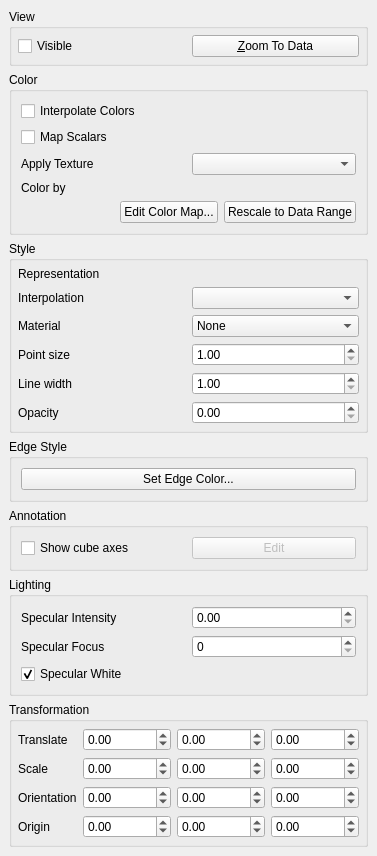
<ui version="4.0" >
 <class>pqDisplayProxyEditor</class>
 <widget class="QWidget" name="pqDisplayProxyEditor" >
  <property name="geometry" >
   <rect>
    <x>0</x>
    <y>0</y>
    <width>280</width>
    <height>767</height>
   </rect>
  </property>
  <property name="windowTitle" >
   <string>Form</string>
  </property>
  <layout class="QVBoxLayout" >
   <property name="margin" >
    <number>9</number>
   </property>
   <property name="spacing" >
    <number>6</number>
   </property>
   <item>
    <widget class="QGroupBox" name="ViewGroup" >
     <property name="title" >
      <string>View</string>
     </property>
     <layout class="QHBoxLayout" >
      <property name="margin" >
       <number>6</number>
      </property>
      <property name="spacing" >
       <number>6</number>
      </property>
      <item>
       <widget class="QCheckBox" name="ViewData" >
        <property name="toolTip" >
         <string>&lt;html>&lt;head>&lt;meta name="qrichtext" content="1" />&lt;/head>&lt;body style=" white-space: pre-wrap; font-family:Sans Serif; font-size:9pt; font-weight:400; font-style:normal; text-decoration:none;">&lt;p style=" margin-top:0px; margin-bottom:0px; margin-left:0px; margin-right:0px; -qt-block-indent:0; text-indent:0px;">Toggle visibility of this dataset's geometry.&lt;/p>&lt;/body>&lt;/html></string>
        </property>
        <property name="text" >
         <string>Visible</string>
        </property>
       </widget>
      </item>
      <item>
       <widget class="QPushButton" name="ViewZoomToData" >
        <property name="enabled" >
         <bool>true</bool>
        </property>
        <property name="toolTip" >
         <string>&lt;html>&lt;head>&lt;meta name="qrichtext" content="1" />&lt;/head>&lt;body style=" white-space: pre-wrap; font-family:Sans Serif; font-size:9pt; font-weight:400; font-style:normal; text-decoration:none;">&lt;p style=" margin-top:0px; margin-bottom:0px; margin-left:0px; margin-right:0px; -qt-block-indent:0; text-indent:0px;">Change the camera location to best fit the dataset in the view window.&lt;/p>&lt;/body>&lt;/html></string>
        </property>
        <property name="text" >
         <string>&amp;Zoom To Data</string>
        </property>
       </widget>
      </item>
     </layout>
    </widget>
   </item>
   <item>
    <widget class="QGroupBox" name="ColorGroup" >
     <property name="title" >
      <string>Color</string>
     </property>
     <layout class="QGridLayout" >
      <property name="margin" >
       <number>9</number>
      </property>
      <property name="spacing" >
       <number>6</number>
      </property>
      <item row="4" column="0" colspan="2" >
       <widget class="QStackedWidget" name="ColorButtonStack" >
        <property name="sizePolicy" >
         <sizepolicy>
          <hsizetype>3</hsizetype>
          <vsizetype>0</vsizetype>
          <horstretch>0</horstretch>
          <verstretch>0</verstretch>
         </sizepolicy>
        </property>
        <property name="currentIndex" >
         <number>0</number>
        </property>
        <widget class="QWidget" name="ColorMapPage" >
         <property name="sizePolicy" >
          <sizepolicy>
           <hsizetype>3</hsizetype>
           <vsizetype>0</vsizetype>
           <horstretch>0</horstretch>
           <verstretch>0</verstretch>
          </sizepolicy>
         </property>
         <layout class="QHBoxLayout" >
          <property name="margin" >
           <number>0</number>
          </property>
          <property name="spacing" >
           <number>6</number>
          </property>
          <item>
           <spacer>
            <property name="orientation" >
             <enum>Qt::Horizontal</enum>
            </property>
            <property name="sizeHint" >
             <size>
              <width>0</width>
              <height>20</height>
             </size>
            </property>
           </spacer>
          </item>
          <item>
           <widget class="QPushButton" name="EditColorMapButton" >
            <property name="text" >
             <string>Edit Color Map...</string>
            </property>
           </widget>
          </item>
          <item>
           <widget class="QPushButton" name="RescaleButton" >
            <property name="text" >
             <string>Rescale to Data Range</string>
            </property>
           </widget>
          </item>
         </layout>
        </widget>
        <widget class="QWidget" name="SolidColorPage" >
         <property name="sizePolicy" >
          <sizepolicy>
           <hsizetype>3</hsizetype>
           <vsizetype>0</vsizetype>
           <horstretch>0</horstretch>
           <verstretch>0</verstretch>
          </sizepolicy>
         </property>
         <layout class="QGridLayout" >
          <property name="margin" >
           <number>0</number>
          </property>
          <property name="spacing" >
           <number>6</number>
          </property>
          <item row="0" column="0" >
           <widget class="QLabel" name="label_21" >
            <property name="text" >
             <string/>
            </property>
            <property name="alignment" >
             <set>Qt::AlignLeading|Qt::AlignLeft|Qt::AlignVCenter</set>
            </property>
           </widget>
          </item>
          <item row="0" column="1" >
           <widget class="pqColorChooserButton" name="ColorActorColor" >
            <property name="enabled" >
             <bool>true</bool>
            </property>
            <property name="toolTip" >
             <string>&lt;html>&lt;head>&lt;meta name="qrichtext" content="1" />&lt;/head>&lt;body style=" white-space: pre-wrap; font-family:Sans Serif; font-size:9pt; font-weight:400; font-style:normal; text-decoration:none;">&lt;p style=" margin-top:0px; margin-bottom:0px; margin-left:0px; margin-right:0px; -qt-block-indent:0; text-indent:0px;">Edit the constant color for the geometry.&lt;/p>&lt;/body>&lt;/html></string>
            </property>
            <property name="text" >
             <string>Set Solid Color...</string>
            </property>
           </widget>
          </item>
         </layout>
        </widget>
       </widget>
      </item>
      <item row="1" column="0" colspan="2" >
       <widget class="QCheckBox" name="ColorMapScalars" >
        <property name="enabled" >
         <bool>true</bool>
        </property>
        <property name="toolTip" >
         <string>&lt;html>&lt;head>&lt;meta name="qrichtext" content="1" />&lt;/head>&lt;body style=" white-space: pre-wrap; font-family:Sans Serif; font-size:9pt; font-weight:400; font-style:normal; text-decoration:none;">&lt;p style=" margin-top:0px; margin-bottom:0px; margin-left:0px; margin-right:0px; -qt-block-indent:0; text-indent:0px;">Map scalars through lookup table before applying color.&lt;/p>&lt;/body>&lt;/html></string>
        </property>
        <property name="text" >
         <string>Map Scalars</string>
        </property>
       </widget>
      </item>
      <item row="0" column="0" colspan="2" >
       <widget class="QCheckBox" name="ColorInterpolateColors" >
        <property name="enabled" >
         <bool>true</bool>
        </property>
        <property name="toolTip" >
         <string>&lt;html>&lt;head>&lt;meta name="qrichtext" content="1" />&lt;/head>&lt;body style=" white-space: pre-wrap; font-family:Sans Serif; font-size:9pt; font-weight:400; font-style:normal; text-decoration:none;">&lt;p style=" margin-top:0px; margin-bottom:0px; margin-left:0px; margin-right:0px; -qt-block-indent:0; text-indent:0px;">Interpolate colors before mapping. Otherwise OpenGL is responsible of interpolation&lt;/p>&lt;/body>&lt;/html></string>
        </property>
        <property name="text" >
         <string>Interpolate Colors</string>
        </property>
       </widget>
      </item>
      <item row="3" column="1" >
       <widget class="pqDisplayColorWidget" native="1" name="ColorBy" >
        <property name="enabled" >
         <bool>true</bool>
        </property>
        <property name="sizePolicy" >
         <sizepolicy>
          <hsizetype>1</hsizetype>
          <vsizetype>0</vsizetype>
          <horstretch>0</horstretch>
          <verstretch>0</verstretch>
         </sizepolicy>
        </property>
        <property name="toolTip" >
         <string>&lt;html>&lt;head>&lt;meta name="qrichtext" content="1" />&lt;/head>&lt;body style=" white-space: pre-wrap; font-family:Sans Serif; font-size:9pt; font-weight:400; font-style:normal; text-decoration:none;">&lt;p style=" margin-top:0px; margin-bottom:0px; margin-left:0px; margin-right:0px; -qt-block-indent:0; text-indent:0px;">Select method for coloring dataset geometry.&lt;/p>&lt;/body>&lt;/html></string>
        </property>
       </widget>
      </item>
      <item row="3" column="0" >
       <widget class="QLabel" name="label" >
        <property name="text" >
         <string>Color by</string>
        </property>
       </widget>
      </item>
      <item row="2" column="0" >
       <widget class="QLabel" name="TextureLabel" >
        <property name="text" >
         <string>Apply Texture</string>
        </property>
       </widget>
      </item>
      <item row="2" column="1" >
       <widget class="pqTextureComboBox" name="Texture" />
      </item>
     </layout>
    </widget>
   </item>
   <item>
    <widget class="QGroupBox" name="StyleGroup" >
     <property name="title" >
      <string>Style</string>
     </property>
     <layout class="QGridLayout" >
      <property name="margin" >
       <number>6</number>
      </property>
      <property name="spacing" >
       <number>6</number>
      </property>
      <item row="5" column="1" >
       <widget class="QDoubleSpinBox" name="Opacity" >
        <property name="toolTip" >
         <string>&lt;html>Set the opacity of the dataset's geometry.  Artifacts
         may appear in translucent geometry because primatives are not
         sorted.&lt;/html></string>
        </property>
        <property name="maximum" >
         <double>1.000000000000000</double>
        </property>
        <property name="singleStep" >
         <double>0.100000000000000</double>
        </property>
       </widget>
      </item>
      <item row="0" column="0" >
       <widget class="QLabel" name="label_2" >
        <property name="text" >
         <string>Representation</string>
        </property>
        <property name="alignment" >
         <set>Qt::AlignLeading|Qt::AlignLeft|Qt::AlignVCenter</set>
        </property>
       </widget>
      </item>
      <item row="4" column="1" >
       <widget class="QDoubleSpinBox" name="StyleLineWidth" >
        <property name="toolTip" >
         <string>&lt;html>&lt;head>&lt;meta name="qrichtext" content="1" />&lt;/head>&lt;body style=" white-space: pre-wrap; font-family:Sans Serif; font-size:9pt; font-weight:400; font-style:normal; text-decoration:none;">&lt;p style=" margin-top:0px; margin-bottom:0px; margin-left:0px; margin-right:0px; -qt-block-indent:0; text-indent:0px;">If your dataset containes lines/edges, this scale adjusts the width of the rendered lines.&lt;/p>&lt;/body>&lt;/html></string>
        </property>
        <property name="maximum" >
         <double>100.000000000000000</double>
        </property>
        <property name="minimum" >
         <double>1.000000000000000</double>
        </property>
       </widget>
      </item>
      <item row="5" column="0" >
       <widget class="QLabel" name="label_6" >
        <property name="text" >
         <string>Opacity</string>
        </property>
       </widget>
      </item>
      <item row="0" column="1" >
       <widget class="pqDisplayRepresentationWidget" native="1" name="StyleRepresentation" >
        <property name="sizePolicy" >
         <sizepolicy>
          <hsizetype>1</hsizetype>
          <vsizetype>0</vsizetype>
          <horstretch>0</horstretch>
          <verstretch>0</verstretch>
         </sizepolicy>
        </property>
        <property name="toolTip" >
         <string>&lt;html>&lt;head>&lt;meta name="qrichtext" content="1" />&lt;/head>&lt;body style=" white-space: pre-wrap; font-family:Sans Serif; font-size:9pt; font-weight:400; font-style:normal; text-decoration:none;">&lt;p style=" margin-top:0px; margin-bottom:0px; margin-left:0px; margin-right:0px; -qt-block-indent:0; text-indent:0px;">Choose what geometry should be used to represent the dataset.&lt;/p>&lt;/body>&lt;/html></string>
        </property>
       </widget>
      </item>
      <item row="1" column="1" >
       <widget class="QComboBox" name="StyleInterpolation" >
        <property name="toolTip" >
         <string>&lt;html>&lt;head>&lt;meta name="qrichtext" content="1" />&lt;/head>&lt;body style=" white-space: pre-wrap; font-family:Sans Serif; font-size:9pt; font-weight:400; font-style:normal; text-decoration:none;">&lt;p style=" margin-top:0px; margin-bottom:0px; margin-left:0px; margin-right:0px; -qt-block-indent:0; text-indent:0px;">Choose the method used to shade the geometry and interpolate point attributes.&lt;/p>&lt;/body>&lt;/html></string>
        </property>
       </widget>
      </item>
      <item row="4" column="0" >
       <widget class="QLabel" name="label_5" >
        <property name="text" >
         <string>Line width</string>
        </property>
       </widget>
      </item>
      <item row="3" column="0" >
       <widget class="QLabel" name="label_4" >
        <property name="text" >
         <string>Point size</string>
        </property>
       </widget>
      </item>
      <item row="1" column="0" >
       <widget class="QLabel" name="label_3" >
        <property name="text" >
         <string>Interpolation</string>
        </property>
       </widget>
      </item>
      <item row="3" column="1" >
       <widget class="QDoubleSpinBox" name="StylePointSize" >
        <property name="toolTip" >
         <string>&lt;html>&lt;head>&lt;meta name="qrichtext" content="1" />&lt;/head>&lt;body style=" white-space: pre-wrap; font-family:Sans Serif; font-size:9pt; font-weight:400; font-style:normal; text-decoration:none;">&lt;p style=" margin-top:0px; margin-bottom:0px; margin-left:0px; margin-right:0px; -qt-block-indent:0; text-indent:0px;">If your dataset contains points/verticies, this scale adjusts the diameter of the rendered points.&lt;/p>&lt;/body>&lt;/html></string>
        </property>
        <property name="maximum" >
         <double>100.000000000000000</double>
        </property>
        <property name="minimum" >
         <double>1.000000000000000</double>
        </property>
       </widget>
      </item>
      <item row="2" column="1" >
       <widget class="QComboBox" name="StyleMaterial" >
        <item>
         <property name="text" >
          <string>None</string>
         </property>
        </item>
        <item>
         <property name="text" >
          <string>Browse...</string>
         </property>
        </item>
       </widget>
      </item>
      <item row="2" column="0" >
       <widget class="QLabel" name="label_13" >
        <property name="text" >
         <string>Material</string>
        </property>
       </widget>
      </item>
     </layout>
    </widget>
   </item>
   <item>
    <widget class="QGroupBox" name="EdgeStyleGroup" >
     <property name="title" >
      <string>Edge Style</string>
     </property>
     <layout class="QGridLayout" >
      <property name="margin" >
       <number>9</number>
      </property>
      <property name="spacing" >
       <number>6</number>
      </property>
      <item row="0" column="0" >
       <widget class="pqColorChooserButton" name="EdgeColor" >
        <property name="enabled" >
         <bool>true</bool>
        </property>
        <property name="sizePolicy" >
         <sizepolicy>
          <hsizetype>1</hsizetype>
          <vsizetype>0</vsizetype>
          <horstretch>0</horstretch>
          <verstretch>0</verstretch>
         </sizepolicy>
        </property>
        <property name="toolTip" >
         <string>&lt;html>Set the color to use for edges shown on the surface&lt;/html></string>
        </property>
        <property name="text" >
         <string>Set Edge Color...</string>
        </property>
       </widget>
      </item>
     </layout>
    </widget>
   </item>
   <item>
    <widget class="QGroupBox" name="groupBox" >
     <property name="title" >
      <string>Annotation</string>
     </property>
     <layout class="QGridLayout" >
      <property name="margin" >
       <number>9</number>
      </property>
      <property name="spacing" >
       <number>6</number>
      </property>
      <item row="0" column="1" >
       <widget class="QPushButton" name="EditCubeAxes" >
        <property name="enabled" >
         <bool>false</bool>
        </property>
        <property name="toolTip" >
         <string>&lt;html>Edit properties of the cube axes &lt;/html></string>
        </property>
        <property name="statusTip" >
         <string>&lt;html>Edit properties of the cube axes &lt;/html></string>
        </property>
        <property name="whatsThis" >
         <string>&lt;html>Edit properties of the cube axes &lt;/html></string>
        </property>
        <property name="text" >
         <string>Edit</string>
        </property>
       </widget>
      </item>
      <item row="0" column="0" >
       <widget class="QCheckBox" name="ShowCubeAxes" >
        <property name="toolTip" >
         <string>&lt;html>Toggle visibility of the cube axes&lt;/html></string>
        </property>
        <property name="statusTip" >
         <string>&lt;html>Toggle visibility of the cube axes&lt;/html></string>
        </property>
        <property name="whatsThis" >
         <string>&lt;html>Toggle visibility of the cube axes&lt;/html></string>
        </property>
        <property name="text" >
         <string>Show cube axes</string>
        </property>
       </widget>
      </item>
     </layout>
    </widget>
   </item>
   <item>
    <widget class="QGroupBox" name="LightingGroup" >
     <property name="title" >
      <string>Lighting</string>
     </property>
     <layout class="QGridLayout" >
      <property name="margin" >
       <number>9</number>
      </property>
      <property name="spacing" >
       <number>6</number>
      </property>
      <item row="0" column="0" >
       <widget class="QLabel" name="label_12" >
        <property name="text" >
         <string>Specular Intensity</string>
        </property>
       </widget>
      </item>
      <item row="0" column="1" >
       <widget class="QDoubleSpinBox" name="SpecularIntensity" >
        <property name="maximum" >
         <double>1.000000000000000</double>
        </property>
        <property name="singleStep" >
         <double>0.100000000000000</double>
        </property>
       </widget>
      </item>
      <item row="1" column="0" >
       <widget class="QLabel" name="label_11" >
        <property name="text" >
         <string>Specular Focus</string>
        </property>
       </widget>
      </item>
      <item row="2" column="0" colspan="2" >
       <widget class="QCheckBox" name="SpecularWhite" >
        <property name="text" >
         <string>Specular White</string>
        </property>
        <property name="checked" >
         <bool>true</bool>
        </property>
       </widget>
      </item>
      <item row="1" column="1" >
       <widget class="QSpinBox" name="SpecularPower" >
        <property name="maximum" >
         <number>100</number>
        </property>
       </widget>
      </item>
     </layout>
    </widget>
   </item>
   <item>
    <widget class="QGroupBox" name="TransformationGroup" >
     <property name="title" >
      <string>Transformation</string>
     </property>
     <layout class="QGridLayout" >
      <property name="margin" >
       <number>6</number>
      </property>
      <property name="spacing" >
       <number>6</number>
      </property>
      <item row="2" column="3" >
       <widget class="QDoubleSpinBox" name="OrientationZ" >
        <property name="sizePolicy" >
         <sizepolicy>
          <hsizetype>5</hsizetype>
          <vsizetype>0</vsizetype>
          <horstretch>0</horstretch>
          <verstretch>0</verstretch>
         </sizepolicy>
        </property>
        <property name="toolTip" >
         <string>&lt;html>&lt;head>&lt;meta name="qrichtext" content="1" />&lt;/head>&lt;body style=" white-space: pre-wrap; font-family:Sans Serif; font-size:9pt; font-weight:400; font-style:normal; text-decoration:none;">&lt;p style=" margin-top:0px; margin-bottom:0px; margin-left:0px; margin-right:0px; -qt-block-indent:0; text-indent:0px;">Orient the geometry relative to the dataset origin.&lt;/p>&lt;/body>&lt;/html></string>
        </property>
        <property name="maximum" >
         <double>180.000000000000000</double>
        </property>
        <property name="minimum" >
         <double>-180.000000000000000</double>
        </property>
        <property name="singleStep" >
         <double>5.000000000000000</double>
        </property>
       </widget>
      </item>
      <item row="2" column="2" >
       <widget class="QDoubleSpinBox" name="OrientationY" >
        <property name="sizePolicy" >
         <sizepolicy>
          <hsizetype>5</hsizetype>
          <vsizetype>0</vsizetype>
          <horstretch>0</horstretch>
          <verstretch>0</verstretch>
         </sizepolicy>
        </property>
        <property name="toolTip" >
         <string>&lt;html>&lt;head>&lt;meta name="qrichtext" content="1" />&lt;/head>&lt;body style=" white-space: pre-wrap; font-family:Sans Serif; font-size:9pt; font-weight:400; font-style:normal; text-decoration:none;">&lt;p style=" margin-top:0px; margin-bottom:0px; margin-left:0px; margin-right:0px; -qt-block-indent:0; text-indent:0px;">Orient the geometry relative to the dataset origin.&lt;/p>&lt;/body>&lt;/html></string>
        </property>
        <property name="maximum" >
         <double>180.000000000000000</double>
        </property>
        <property name="minimum" >
         <double>-180.000000000000000</double>
        </property>
        <property name="singleStep" >
         <double>5.000000000000000</double>
        </property>
       </widget>
      </item>
      <item row="1" column="0" >
       <widget class="QLabel" name="label_8" >
        <property name="text" >
         <string>Scale</string>
        </property>
       </widget>
      </item>
      <item row="2" column="0" >
       <widget class="QLabel" name="label_9" >
        <property name="text" >
         <string>Orientation</string>
        </property>
       </widget>
      </item>
      <item row="0" column="0" >
       <widget class="QLabel" name="label_7" >
        <property name="text" >
         <string>Translate</string>
        </property>
       </widget>
      </item>
      <item row="3" column="3" >
       <widget class="QDoubleSpinBox" name="OriginZ" >
        <property name="sizePolicy" >
         <sizepolicy>
          <hsizetype>5</hsizetype>
          <vsizetype>0</vsizetype>
          <horstretch>0</horstretch>
          <verstretch>0</verstretch>
         </sizepolicy>
        </property>
        <property name="toolTip" >
         <string>&lt;html>&lt;head>&lt;meta name="qrichtext" content="1" />&lt;/head>&lt;body style=" white-space: pre-wrap; font-family:Sans Serif; font-size:9pt; font-weight:400; font-style:normal; text-decoration:none;">&lt;p style=" margin-top:0px; margin-bottom:0px; margin-left:0px; margin-right:0px; -qt-block-indent:0; text-indent:0px;">Set the origin point about which rotations take place.&lt;/p>&lt;/body>&lt;/html></string>
        </property>
        <property name="maximum" >
         <double>339999999999999996123846586046231871488.000000000000000</double>
        </property>
        <property name="minimum" >
         <double>-339999999999999996123846586046231871488.000000000000000</double>
        </property>
        <property name="singleStep" >
         <double>0.200000000000000</double>
        </property>
       </widget>
      </item>
      <item row="0" column="1" >
       <widget class="QDoubleSpinBox" name="TranslateX" >
        <property name="sizePolicy" >
         <sizepolicy>
          <hsizetype>5</hsizetype>
          <vsizetype>0</vsizetype>
          <horstretch>0</horstretch>
          <verstretch>0</verstretch>
         </sizepolicy>
        </property>
        <property name="toolTip" >
         <string>&lt;html>&lt;head>&lt;meta name="qrichtext" content="1" />&lt;/head>&lt;body style=" white-space: pre-wrap; font-family:Sans Serif; font-size:9pt; font-weight:400; font-style:normal; text-decoration:none;">&lt;p style=" margin-top:0px; margin-bottom:0px; margin-left:0px; margin-right:0px; -qt-block-indent:0; text-indent:0px;">Translate the geometry relative to the dataset location.&lt;/p>&lt;/body>&lt;/html></string>
        </property>
        <property name="maximum" >
         <double>339999999999999996123846586046231871488.000000000000000</double>
        </property>
        <property name="minimum" >
         <double>-339999999999999996123846586046231871488.000000000000000</double>
        </property>
        <property name="singleStep" >
         <double>0.200000000000000</double>
        </property>
       </widget>
      </item>
      <item row="3" column="0" >
       <widget class="QLabel" name="label_10" >
        <property name="text" >
         <string>Origin</string>
        </property>
       </widget>
      </item>
      <item row="1" column="3" >
       <widget class="QDoubleSpinBox" name="ScaleZ" >
        <property name="sizePolicy" >
         <sizepolicy>
          <hsizetype>5</hsizetype>
          <vsizetype>0</vsizetype>
          <horstretch>0</horstretch>
          <verstretch>0</verstretch>
         </sizepolicy>
        </property>
        <property name="toolTip" >
         <string>&lt;html>&lt;head>&lt;meta name="qrichtext" content="1" />&lt;/head>&lt;body style=" white-space: pre-wrap; font-family:Sans Serif; font-size:9pt; font-weight:400; font-style:normal; text-decoration:none;">&lt;p style=" margin-top:0px; margin-bottom:0px; margin-left:0px; margin-right:0px; -qt-block-indent:0; text-indent:0px;">Scale the geometry relative to the size of the dataset.&lt;/p>&lt;/body>&lt;/html></string>
        </property>
        <property name="maximum" >
         <double>339999999999999996123846586046231871488.000000000000000</double>
        </property>
        <property name="minimum" >
         <double>-339999999999999996123846586046231871488.000000000000000</double>
        </property>
        <property name="singleStep" >
         <double>0.200000000000000</double>
        </property>
       </widget>
      </item>
      <item row="3" column="1" >
       <widget class="QDoubleSpinBox" name="OriginX" >
        <property name="sizePolicy" >
         <sizepolicy>
          <hsizetype>5</hsizetype>
          <vsizetype>0</vsizetype>
          <horstretch>0</horstretch>
          <verstretch>0</verstretch>
         </sizepolicy>
        </property>
        <property name="toolTip" >
         <string>&lt;html>&lt;head>&lt;meta name="qrichtext" content="1" />&lt;/head>&lt;body style=" white-space: pre-wrap; font-family:Sans Serif; font-size:9pt; font-weight:400; font-style:normal; text-decoration:none;">&lt;p style=" margin-top:0px; margin-bottom:0px; margin-left:0px; margin-right:0px; -qt-block-indent:0; text-indent:0px;">Set the origin point about which rotations take place.&lt;/p>&lt;/body>&lt;/html></string>
        </property>
        <property name="maximum" >
         <double>339999999999999996123846586046231871488.000000000000000</double>
        </property>
        <property name="minimum" >
         <double>-339999999999999996123846586046231871488.000000000000000</double>
        </property>
        <property name="singleStep" >
         <double>0.200000000000000</double>
        </property>
       </widget>
      </item>
      <item row="0" column="3" >
       <widget class="QDoubleSpinBox" name="TranslateZ" >
        <property name="sizePolicy" >
         <sizepolicy>
          <hsizetype>5</hsizetype>
          <vsizetype>0</vsizetype>
          <horstretch>0</horstretch>
          <verstretch>0</verstretch>
         </sizepolicy>
        </property>
        <property name="toolTip" >
         <string>&lt;html>&lt;head>&lt;meta name="qrichtext" content="1" />&lt;/head>&lt;body style=" white-space: pre-wrap; font-family:Sans Serif; font-size:9pt; font-weight:400; font-style:normal; text-decoration:none;">&lt;p style=" margin-top:0px; margin-bottom:0px; margin-left:0px; margin-right:0px; -qt-block-indent:0; text-indent:0px;">Translate the geometry relative to the dataset location.&lt;/p>&lt;/body>&lt;/html></string>
        </property>
        <property name="maximum" >
         <double>339999999999999996123846586046231871488.000000000000000</double>
        </property>
        <property name="minimum" >
         <double>-339999999999999996123846586046231871488.000000000000000</double>
        </property>
        <property name="singleStep" >
         <double>0.200000000000000</double>
        </property>
       </widget>
      </item>
      <item row="0" column="2" >
       <widget class="QDoubleSpinBox" name="TranslateY" >
        <property name="sizePolicy" >
         <sizepolicy>
          <hsizetype>5</hsizetype>
          <vsizetype>0</vsizetype>
          <horstretch>0</horstretch>
          <verstretch>0</verstretch>
         </sizepolicy>
        </property>
        <property name="toolTip" >
         <string>&lt;html>&lt;head>&lt;meta name="qrichtext" content="1" />&lt;/head>&lt;body style=" white-space: pre-wrap; font-family:Sans Serif; font-size:9pt; font-weight:400; font-style:normal; text-decoration:none;">&lt;p style=" margin-top:0px; margin-bottom:0px; margin-left:0px; margin-right:0px; -qt-block-indent:0; text-indent:0px;">Translate the geometry relative to the dataset location.&lt;/p>&lt;/body>&lt;/html></string>
        </property>
        <property name="maximum" >
         <double>339999999999999996123846586046231871488.000000000000000</double>
        </property>
        <property name="minimum" >
         <double>-339999999999999996123846586046231871488.000000000000000</double>
        </property>
        <property name="singleStep" >
         <double>0.200000000000000</double>
        </property>
       </widget>
      </item>
      <item row="1" column="1" >
       <widget class="QDoubleSpinBox" name="ScaleX" >
        <property name="sizePolicy" >
         <sizepolicy>
          <hsizetype>5</hsizetype>
          <vsizetype>0</vsizetype>
          <horstretch>0</horstretch>
          <verstretch>0</verstretch>
         </sizepolicy>
        </property>
        <property name="toolTip" >
         <string>&lt;html>&lt;head>&lt;meta name="qrichtext" content="1" />&lt;/head>&lt;body style=" white-space: pre-wrap; font-family:Sans Serif; font-size:9pt; font-weight:400; font-style:normal; text-decoration:none;">&lt;p style=" margin-top:0px; margin-bottom:0px; margin-left:0px; margin-right:0px; -qt-block-indent:0; text-indent:0px;">Scale the geometry relative to the size of the dataset.&lt;/p>&lt;/body>&lt;/html></string>
        </property>
        <property name="maximum" >
         <double>339999999999999996123846586046231871488.000000000000000</double>
        </property>
        <property name="minimum" >
         <double>-339999999999999996123846586046231871488.000000000000000</double>
        </property>
        <property name="singleStep" >
         <double>0.200000000000000</double>
        </property>
       </widget>
      </item>
      <item row="1" column="2" >
       <widget class="QDoubleSpinBox" name="ScaleY" >
        <property name="sizePolicy" >
         <sizepolicy>
          <hsizetype>5</hsizetype>
          <vsizetype>0</vsizetype>
          <horstretch>0</horstretch>
          <verstretch>0</verstretch>
         </sizepolicy>
        </property>
        <property name="toolTip" >
         <string>&lt;html>&lt;head>&lt;meta name="qrichtext" content="1" />&lt;/head>&lt;body style=" white-space: pre-wrap; font-family:Sans Serif; font-size:9pt; font-weight:400; font-style:normal; text-decoration:none;">&lt;p style=" margin-top:0px; margin-bottom:0px; margin-left:0px; margin-right:0px; -qt-block-indent:0; text-indent:0px;">Scale the geometry relative to the size of the dataset.&lt;/p>&lt;/body>&lt;/html></string>
        </property>
        <property name="maximum" >
         <double>339999999999999996123846586046231871488.000000000000000</double>
        </property>
        <property name="minimum" >
         <double>-339999999999999996123846586046231871488.000000000000000</double>
        </property>
        <property name="singleStep" >
         <double>0.200000000000000</double>
        </property>
       </widget>
      </item>
      <item row="3" column="2" >
       <widget class="QDoubleSpinBox" name="OriginY" >
        <property name="sizePolicy" >
         <sizepolicy>
          <hsizetype>5</hsizetype>
          <vsizetype>0</vsizetype>
          <horstretch>0</horstretch>
          <verstretch>0</verstretch>
         </sizepolicy>
        </property>
        <property name="toolTip" >
         <string>&lt;html>&lt;head>&lt;meta name="qrichtext" content="1" />&lt;/head>&lt;body style=" white-space: pre-wrap; font-family:Sans Serif; font-size:9pt; font-weight:400; font-style:normal; text-decoration:none;">&lt;p style=" margin-top:0px; margin-bottom:0px; margin-left:0px; margin-right:0px; -qt-block-indent:0; text-indent:0px;">Set the origin point about which rotations take place.&lt;/p>&lt;/body>&lt;/html></string>
        </property>
        <property name="maximum" >
         <double>339999999999999996123846586046231871488.000000000000000</double>
        </property>
        <property name="minimum" >
         <double>-339999999999999996123846586046231871488.000000000000000</double>
        </property>
        <property name="singleStep" >
         <double>0.200000000000000</double>
        </property>
       </widget>
      </item>
      <item row="2" column="1" >
       <widget class="QDoubleSpinBox" name="OrientationX" >
        <property name="sizePolicy" >
         <sizepolicy>
          <hsizetype>5</hsizetype>
          <vsizetype>0</vsizetype>
          <horstretch>0</horstretch>
          <verstretch>0</verstretch>
         </sizepolicy>
        </property>
        <property name="toolTip" >
         <string>&lt;html>&lt;head>&lt;meta name="qrichtext" content="1" />&lt;/head>&lt;body style=" white-space: pre-wrap; font-family:Sans Serif; font-size:9pt; font-weight:400; font-style:normal; text-decoration:none;">&lt;p style=" margin-top:0px; margin-bottom:0px; margin-left:0px; margin-right:0px; -qt-block-indent:0; text-indent:0px;">Orient the geometry relative to the dataset origin.&lt;/p>&lt;/body>&lt;/html></string>
        </property>
        <property name="maximum" >
         <double>180.000000000000000</double>
        </property>
        <property name="minimum" >
         <double>-180.000000000000000</double>
        </property>
        <property name="singleStep" >
         <double>5.000000000000000</double>
        </property>
        <property name="value" >
         <double>0.000000000000000</double>
        </property>
       </widget>
      </item>
     </layout>
    </widget>
   </item>
  </layout>
 </widget>
 <customwidgets>
  <customwidget>
   <class>pqDisplayColorWidget</class>
   <extends>QWidget</extends>
   <header>pqDisplayColorWidget.h</header>
  </customwidget>
  <customwidget>
   <class>pqColorChooserButton</class>
   <extends>QPushButton</extends>
   <header>pqColorChooserButton.h</header>
  </customwidget>
  <customwidget>
   <class>pqDisplayRepresentationWidget</class>
   <extends>QWidget</extends>
   <header>pqDisplayRepresentationWidget.h</header>
  </customwidget>
  <customwidget>
   <class>pqTextureComboBox</class>
   <extends>QComboBox</extends>
   <header>pqTextureComboBox.h</header>
  </customwidget>
 </customwidgets>
 <tabstops>
  <tabstop>ViewData</tabstop>
  <tabstop>ViewZoomToData</tabstop>
  <tabstop>ColorInterpolateColors</tabstop>
  <tabstop>ColorMapScalars</tabstop>
  <tabstop>EditColorMapButton</tabstop>
  <tabstop>RescaleButton</tabstop>
  <tabstop>ColorActorColor</tabstop>
  <tabstop>StyleInterpolation</tabstop>
  <tabstop>StyleMaterial</tabstop>
  <tabstop>StylePointSize</tabstop>
  <tabstop>StyleLineWidth</tabstop>
  <tabstop>Opacity</tabstop>
  <tabstop>SpecularIntensity</tabstop>
  <tabstop>SpecularPower</tabstop>
  <tabstop>SpecularWhite</tabstop>
  <tabstop>TranslateX</tabstop>
  <tabstop>TranslateY</tabstop>
  <tabstop>TranslateZ</tabstop>
  <tabstop>ScaleX</tabstop>
  <tabstop>ScaleY</tabstop>
  <tabstop>ScaleZ</tabstop>
  <tabstop>OrientationX</tabstop>
  <tabstop>OrientationY</tabstop>
  <tabstop>OrientationZ</tabstop>
  <tabstop>OriginX</tabstop>
  <tabstop>OriginY</tabstop>
  <tabstop>OriginZ</tabstop>
 </tabstops>
 <resources/>
 <connections>
  <connection>
   <sender>ShowCubeAxes</sender>
   <signal>toggled(bool)</signal>
   <receiver>EditCubeAxes</receiver>
   <slot>setEnabled(bool)</slot>
   <hints>
    <hint type="sourcelabel" >
     <x>82</x>
     <y>490</y>
    </hint>
    <hint type="destinationlabel" >
     <x>213</x>
     <y>490</y>
    </hint>
   </hints>
  </connection>
 </connections>
</ui>
